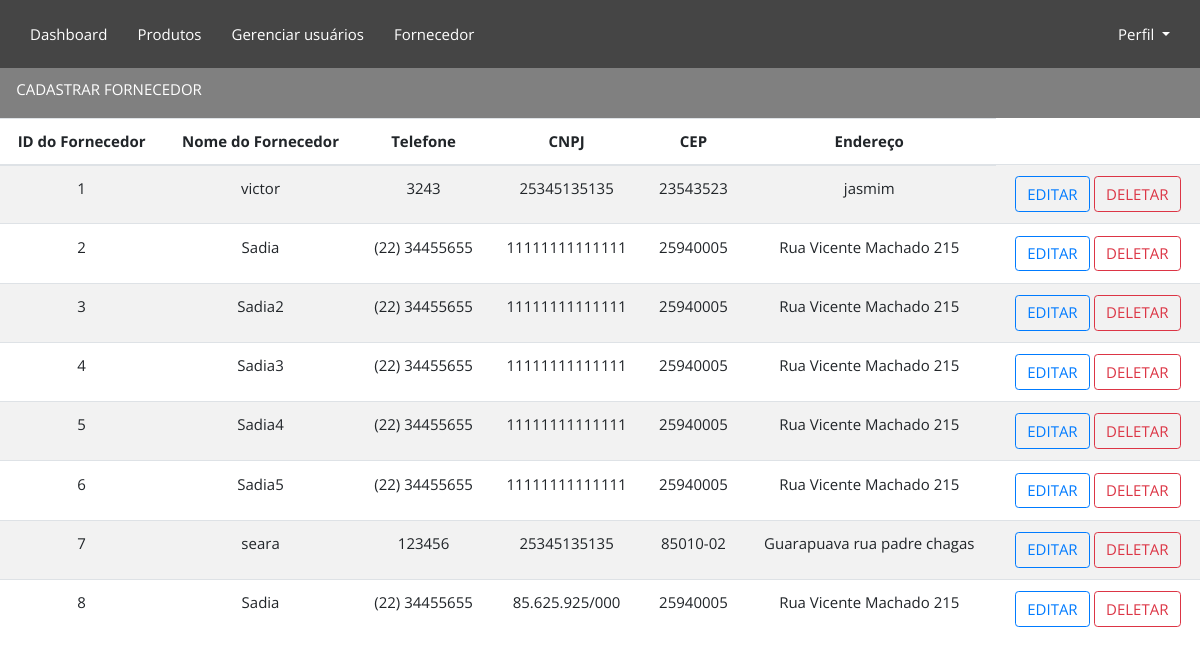
The page /telainicial/fornecedor/ on the database its author committed.
### Fornecedores/models.py (models this page shows)
class Fornecedor(models.Model):
    idFornecedor = models.AutoField(primary_key=True)
    nomeFornecedor = models.CharField(max_length=30, validators = [valida_texto])
    endereco = models.CharField(max_length=30)
    telefone = models.CharField(max_length=20)
    cep = models.CharField(max_length=8)
    cnpj = models.CharField(max_length=14)

### Fornecedores/views.py (the view)
# urls.py: path('',fornecedor_view, name = "fornecedor_view"),
def fornecedor_view(request):
    fornecedores = Fornecedor.objects.all()
    fornecedorForm = FornecedorForm()
    return render(request,"fornecedor.html",{"fornecedores":fornecedores, 'fornecedorForm': fornecedorForm})

### Fornecedores/templates/fornecedor.html (shortened to what this page needs)
{% extends 'base.html' %}
{% load static %}
{% block content%}
    <link rel="stylesheet" href="{% static 'css/fornecedores.css' %}">
    <div class="retangulo">
        <ul>
            <li>
                <button type="button" class="btn btn-transparent" data-toggle="modal" data-target=".bd-cadastroFornecedor-modal-lg">
                    CADASTRAR FORNECEDOR
                </button>
            </li>
        </ul>
    </div>
    <div>
        <table class="table table-striped">
            <thead>
                <tr>
                    <th scope="col">ID do Fornecedor</th>
                    <th scope="col">Nome do Fornecedor</th>
                    <th scope="col">Telefone</th>
                    <th scope="col">CNPJ</th>
                    <th scope="col">CEP</th>
                    <th scope="col">Endereço</th>
                </tr>
            </thead>
            <tbody>
                {% for fornecedor in fornecedores %}
                    <tr>
                        <td>{{fornecedor.idFornecedor}}</td>
                        <td>{{fornecedor.nomeFornecedor}}</td>
                        <td>{{fornecedor.telefone}}</td>
                        <td>{{fornecedor.cnpj}}</td>
                        <td>{{fornecedor.cep}}</td>
                        <td>{{fornecedor.endereco}}</td>
                        <td>
                            <a href="{% url 'editarFornecedor_view' fornecedor.idFornecedor %}" class="btn btn-outline-primary">EDITAR</a>
                            <a href="{% url 'deleteFornecedor_view' fornecedor.idFornecedor %}" class="btn btn-outline-danger">DELETAR</a>
                        </td>
                    </tr>
                {% endfor %}
            </tbody>
        </table>
    </div>
{% endblock %}

### dashboard/Static/css/base.css (style rules this page uses)
* { margin:auto; padding: 0; box-sizing: border-box; font-family: 'Open Sans', sans-serif; font-size: 15px ; }

### Fornecedores/static/css/fornecedores.css (style rules this page uses)
.retangulo ul { height: 50px; background-color: grey; }
.retangulo ul li { display: inline; }
.btn-transparent { margin: 5px; background: transparent; border: none; transition: background .3s; color: white; }
.table thead th, .table tbody td { text-align: center; }
dl, ol, ul { margin-top: 0; margin-bottom: auto; }

### rows shown on the page
Fornecedor: idFornecedor "1", nomeFornecedor "victor", telefone "3243", cnpj "25345135135", cep "23543523", endereco "jasmim"
Fornecedor: idFornecedor "2", nomeFornecedor "Sadia", telefone "(22) 34455655", cnpj "11111111111111", cep "25940005", endereco "Rua Vicente Machado 215"
Fornecedor: idFornecedor "3", nomeFornecedor "Sadia2", telefone "(22) 34455655", cnpj "11111111111111", cep "25940005", endereco "Rua Vicente Machado 215"
Fornecedor: idFornecedor "4", nomeFornecedor "Sadia3", telefone "(22) 34455655", cnpj "11111111111111", cep "25940005", endereco "Rua Vicente Machado 215"
Fornecedor: idFornecedor "5", nomeFornecedor "Sadia4", telefone "(22) 34455655", cnpj "11111111111111", cep "25940005", endereco "Rua Vicente Machado 215"
Fornecedor: idFornecedor "6", nomeFornecedor "Sadia5", telefone "(22) 34455655", cnpj "11111111111111", cep "25940005", endereco "Rua Vicente Machado 215"
Fornecedor: idFornecedor "7", nomeFornecedor "seara", telefone "123456", cnpj "25345135135", cep "85010-02", endereco "Guarapuava rua padre chagas"
Fornecedor: idFornecedor "8", nomeFornecedor "Sadia", telefone "(22) 34455655", cnpj "85.625.925/000", cep "25940005", endereco "Rua Vicente Machado 215"
